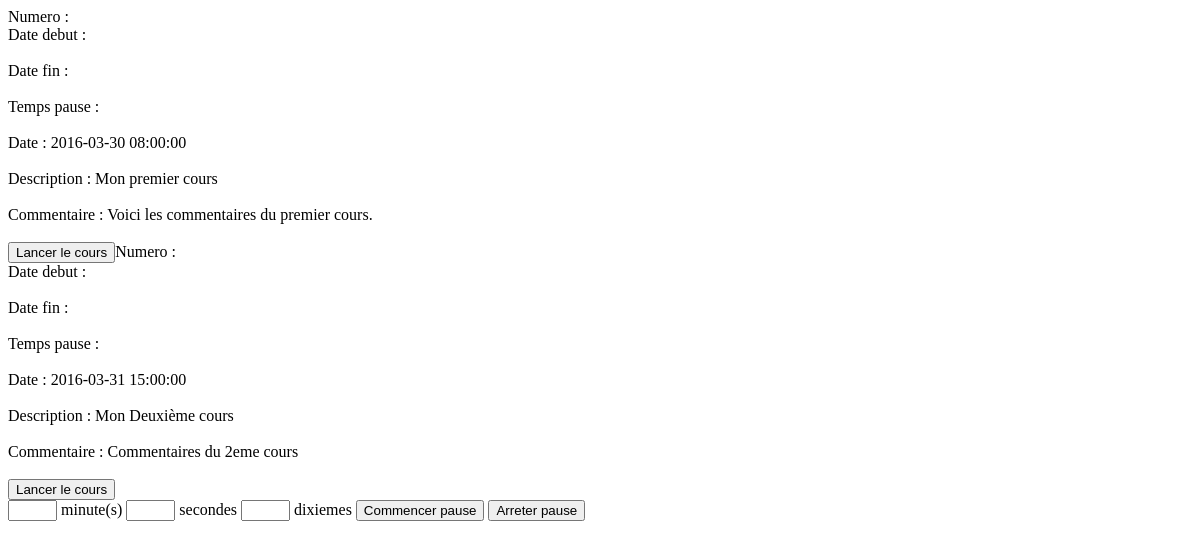
/templates/testPause.php, run on an earlier commit of the app's database.
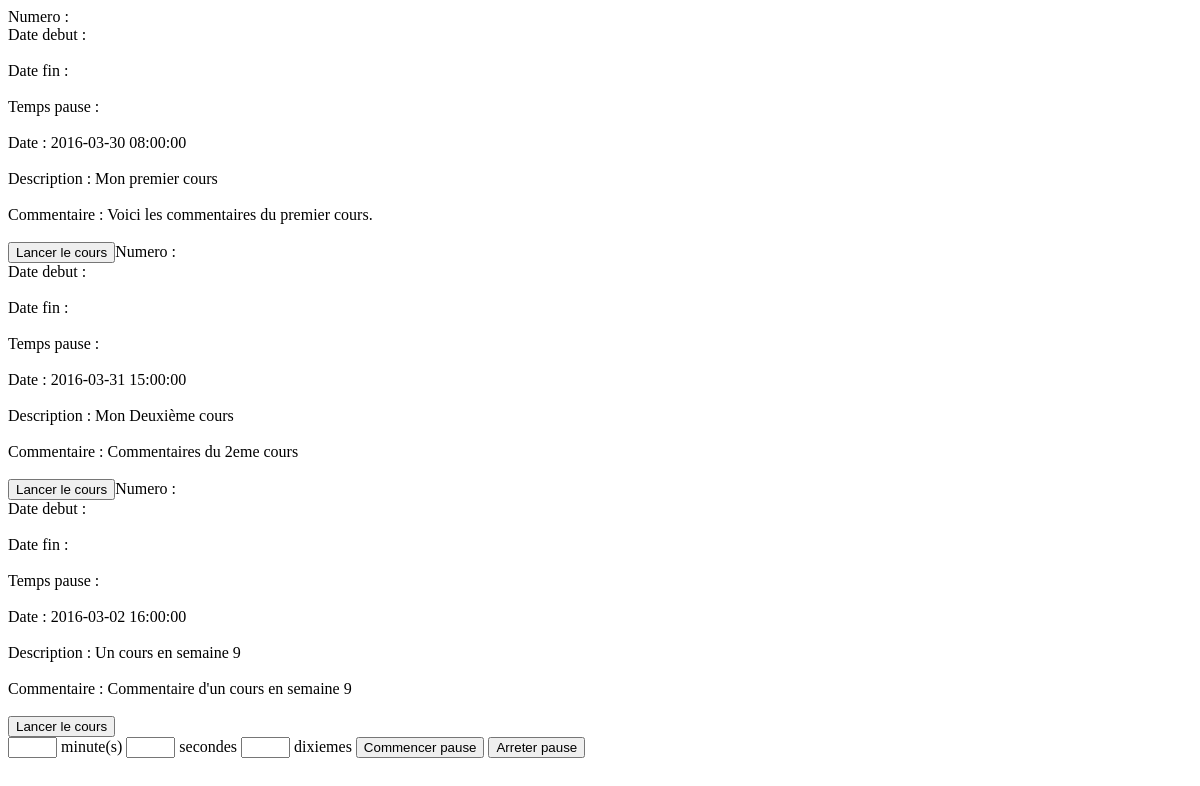
And on a later commit of the database.
### tables this page shows
CREATE TABLE `cours` (
`id` bigint(20) NOT NULL,
  `idMoniteur` bigint(20) NOT NULL,
  `idEleve` int(6) NOT NULL,
  `temps_pause` bigint(20) DEFAULT NULL,
  `date` datetime DEFAULT NULL,
  `description` varchar(60) DEFAULT NULL,
  `Commentaire` varchar(40) DEFAULT NULL
);

### templates/testPause.php (the view, shortened to what this page needs)
<?php
$id=1;
$con = mysqli_connect("localhost","root","","circuit2000");
$res = mysqli_query($con,"SELECT * FROM cours WHERE idMoniteur =" . $id);
while ($data = mysqli_fetch_array($res)) {
	echo 'Numero : '.$data['numero'].'<br />';
	echo 'Date debut : '.$data['date_debut'].'<br /><br />';
	echo 'Date fin : '.$data['date_fin'].'<br /><br />';
	echo 'Temps pause : '.$data['temps_pause'].'<br /><br />';
	echo 'Date : '.$data['date'].'<br /><br />';
	echo 'Description : '.$data['description'].'<br /><br />';
	echo 'Commentaire : '.$data['Commentaire'].'<br /><br />';
    echo '<input type="button" class ="btn" value="Lancer le cours" id="'.$data['id'].'" onclick="getId(this)"/>';
}
?>
<!DOCTYPE html>
<html lang="en" xmlns="http://www.w3.org/1999/xhtml">
<head>
</head>
<body>
<div id="pause">
        <form action="data.php" method="post" name="forsec">
        <input type="text" size="3" name="secb"> minute(s)
        <input type="text" size="3" name="seca"> secondes
        <input type="text" size="3" name="secc"> dixiemes
        <input type="button" value="Commencer pause" onclick="chrono()">
        <input type="submit" value="Arreter pause" onclick="rasee()">
</div>
</body>
</html>

What changed in the data, as far as the page shows it:
added cours: date "2016-03-02 16:00:00", description "Un cours en semaine 9", Commentaire "Commentaire d'un cours en semaine 9"
